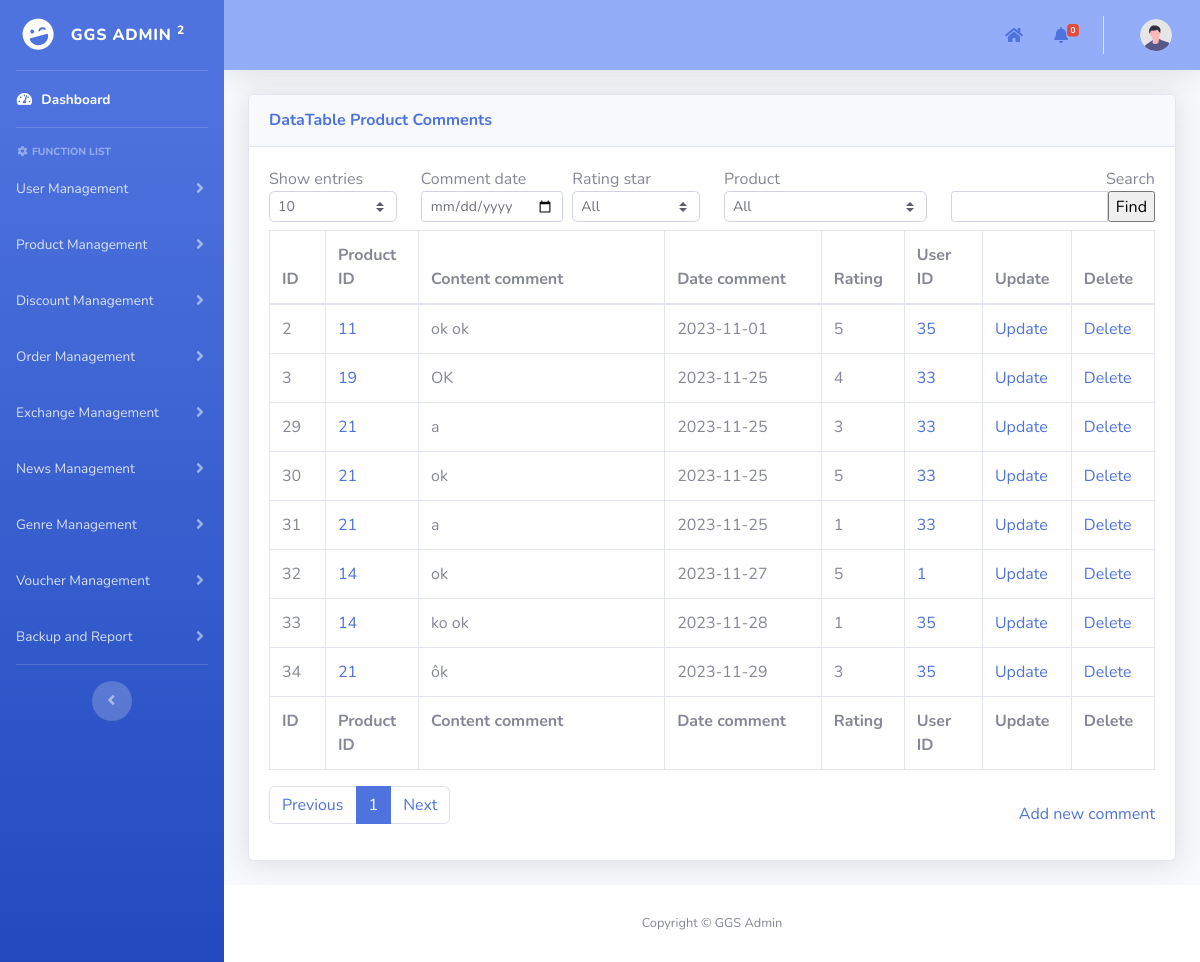
The page /admin/pages/productManagement/product_comments.php on the database as committed earlier.
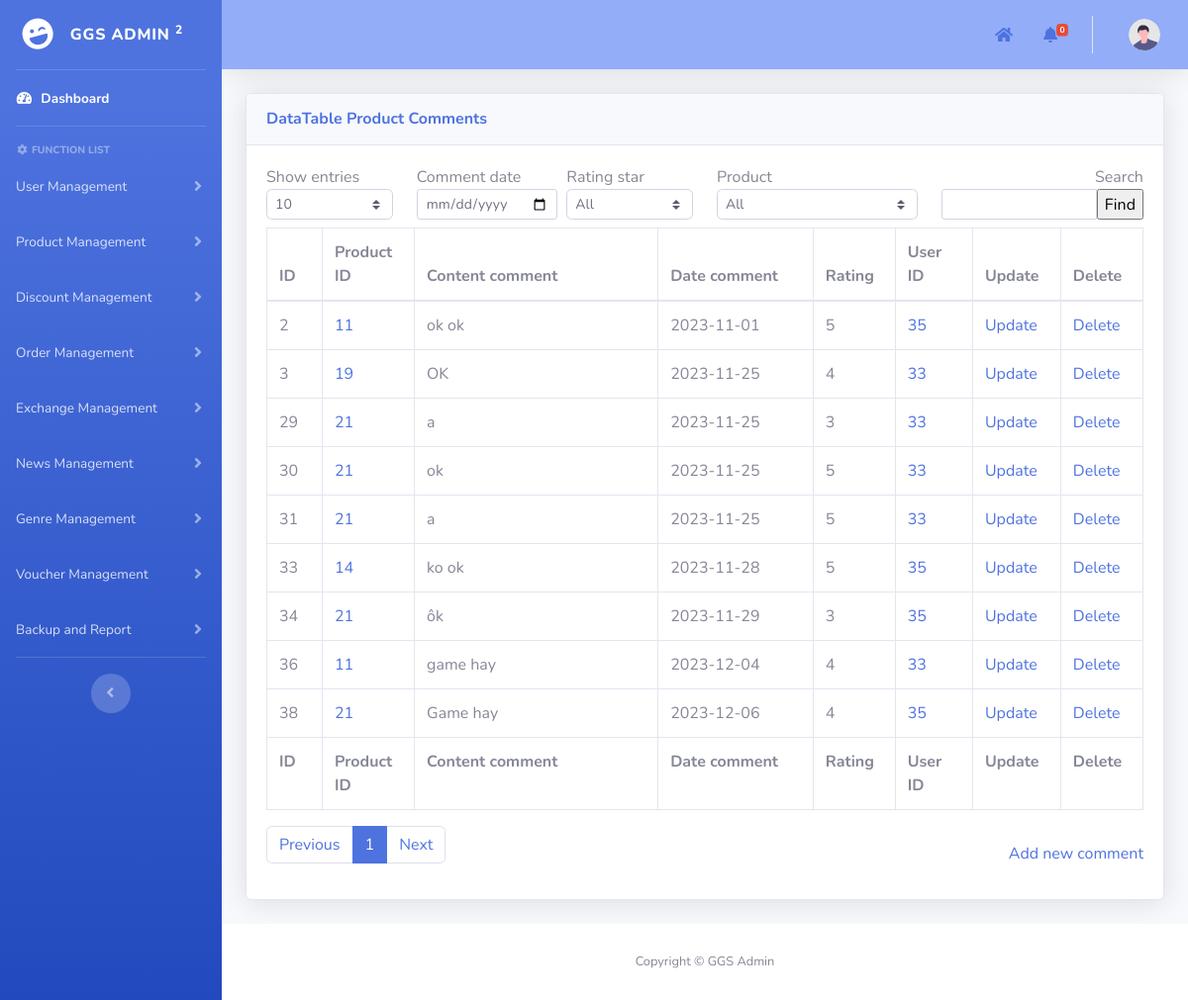
The same page on the database as committed later.
### tables this page shows
CREATE TABLE `product_comments` (
  `id` int(11) NOT NULL AUTO_INCREMENT,
  `comment` text NOT NULL,
  `comment_date` date NOT NULL,
  `rating` enum('1','2','3','4','5') DEFAULT NULL,
  `product_id` int(11) NOT NULL,
  `user_id` int(11) NOT NULL,
  PRIMARY KEY (`id`),
  KEY `fk_product` (`product_id`),
  KEY `fk_user` (`user_id`),
  CONSTRAINT `fk_product` FOREIGN KEY (`product_id`) REFERENCES `products` (`id`) ON DELETE CASCADE ON UPDATE CASCADE,
  CONSTRAINT `fk_user` FOREIGN KEY (`user_id`) REFERENCES `users` (`id`) ON DELETE CASCADE ON UPDATE CASCADE
);

### admin/pages/add_template.php (called while the page is built, shortened)
<?php
include("../template/template.php");
?>

### admin/pages/productManagement/product_comments.php (the view, shortened to what the changed rows need)
<?php
include("../add_template.php");
function main()
{
    include("../../../mod/database_connection.php");
    $search = isset($_POST["search"]) ? $_POST["search"] : "";
    $show_entries = isset($_POST["show_entries"]) ? $_POST["show_entries"] : 10;
    if (isset($_GET['page'])) {
        $page = $_GET['page'];
    } else {
        $page = 1;
    }
    if ($page == 1) {
        $begin = 0;
    } else {
        $begin = ($page * $show_entries) - $show_entries;
    }
    $query = "SELECT pc.*,p.product_name FROM product_comments pc, products p WHERE p.id = pc.product_id
     AND p.product_name LIKE ? ";
    $params = array("%" . $search . "%");
    $stmt = $conn->prepare($query);
    $stmt->bind_param(str_repeat("s", count($params)), ...$params);
    if (!$stmt->execute()) {
        die("Execute failed: " . $stmt->error);
    }
    $result = $stmt->get_result();
    $total_num_rows = $result->num_rows;
    $total_page = ceil($total_num_rows / $show_entries);
    $query .= "LIMIT ?, ?";
    $params[] = $begin;
    $params[] = $show_entries;
    $stmt = $conn->prepare($query);
    $stmt->bind_param(str_repeat("s", count($params)), ...$params);
    if (!$stmt->execute()) {
        die("Execute failed: " . $stmt->error);
    }
    $result = $stmt->get_result();
    ?>
    <div class="container-fluid">
        <form method="post" name="frmDataDiscount">
            <div class="card shadow mb-4">
                <div class="card-body">
                    <div class="table-responsive">
                        <div id="dataTable_wrapper" class="dataTables_wrapper dt-bootstrap4">
                            <div id="table_data_return">
                                <div class="row">
                                    <div class="col-sm-12">
                                        <table class="table table-bordered dataTable" id="dataTable" width="100%"
                                            cellspacing="0" role="grid" aria-describedby="dataTable_info"
                                            style="width: 100%;">
                                            <thead>
                                                <tr role="row">
                                                    <th class="sorting sorting_asc" tabindex="0" aria-controls="dataTable"
                                                        rowspan="1" colspan="1" aria-sort="ascending"
                                                        aria-label="ID: activate to sort column descending"
                                                        style="width: 50px;">
                                                        ID
                                                    </th>
                                                    <th class="sorting" tabindex="0" aria-controls="dataTable" rowspan="1"
                                                        colspan="1"
                                                        aria-label="Order date: activate to sort column ascending"
                                                        style="width: 70px;">
                                                        Product ID</th>
                                                    <th class="sorting" tabindex="0" aria-controls="dataTable" rowspan="1"
                                                        colspan="1" aria-label="Customer: activate to sort column ascending"
                                                        style="width: 220px;">
                                                        Content comment
                                                    </th>
                                                    <th class="sorting" tabindex="0" aria-controls="dataTable" rowspan="1"
                                                        colspan="1"
                                                        aria-label="Total amount: activate to sort column ascending"
                                                        style="width: 140px;">
                                                        Date comment
                                                    </th>
                                                    <th class="sorting" tabindex="0" aria-controls="dataTable" rowspan="1"
                                                        colspan="1" aria-label="Status: activate to sort column ascending"
                                                        style="width: 70px;">
                                                        Rating</th>
                                                    <th class="sorting" tabindex="0" aria-controls="dataTable" rowspan="1"
                                                        colspan="1" aria-label="Status: activate to sort column ascending"
                                                        style="width: 70px;">
                                                        User ID</th>
                                                    <th class="sorting" tabindex="0" aria-controls="dataTable" rowspan="1"
                                                        colspan="1" aria-label="Age: activate to sort column ascending"
                                                        style="width: 70px;">Update
                                                    </th>
                                                    <th class="sorting" tabindex="0" aria-controls="dataTable" rowspan="1"
                                                        colspan="1" aria-label="Age: activate to sort column ascending"
                                                        style="width: 70px;">Delete
                                                    </th>
                                                </tr>
                                            </thead>
                                            <tfoot>
                                                <tr>
                                                    <th rowspan="1" colspan="1">ID</th>
                                                    <th rowspan="1" colspan="1">Product ID</th>
                                                    <th rowspan="1" colspan="1">Content comment</th>
                                                    <th rowspan="1" colspan="1">Date comment</th>
                                                    <th rowspan="1" colspan="1">Rating</th>
                                                    <th rowspan="1" colspan="1">User ID</th>
                                                    <th rowspan="1" colspan="1">Update</th>
                                                    <th rowspan="1" colspan="1">Delete</th>
                                                </tr>
                                            </tfoot>
                                            <tbody>
                                                <?php
                                                if ($result->num_rows > 0) {
                                                    while ($row = $result->fetch_assoc()) { ?>
                                                        <tr>
                                                            <td>
                                                                <?php echo $row['id']; ?>
                                                            </td>
                                                            <td>
                                                                <a href="./products_management.php?id=<?= $row['product_id']; ?>">
                                                                    <?= $row['product_id']; ?>
                                                                </a>
                                                            </td>
                                                            <td>
                                                                <?php echo $row['comment']; ?>
                                                            </td>
                                                            <td>
                                                                <?php echo $row['comment_date']; ?>
                                                            </td>
                                                            <td>
                                                                <?php echo $row['rating']; ?>
                                                            </td>
                                                            <td>
                                                                <a href="../userMangement/users_management.php?id=<?= $row['user_id']; ?>">
                                                                    <?= $row['user_id']; ?>
                                                                </a>
                                                            </td>
                                                            <td><a href="update_product_comment.php?id=<?php echo $row['id']; ?>">Update</a>
                                                            </td>
                                                            <td><a
                                                                    href="javascript:deleteItem(<?php echo $row['id']; ?>)">Delete</a>
                                                            </td>
                                                        </tr>
                                                        <?php
                                                    }
                                                } else {
                                                    echo '<td style="border: none;">No results found.</td>';
                                                }
                                                ?>
                                            </tbody>
                                        </table>
                                    </div>
                                </div>
                                <div class="row">
                                    <div class="col-sm-12 col-md-6">
                                        <div class="dataTables_paginate paging_simple_numbers" id="dataTable_paginate">
                                            <ul class="pagination">
                                                <?php
                                                for ($i = 1; $i <= $total_page; $i++) { ?>
                                                    <li class="paginate_button page-item <?= ($i == $page) ? 'active' : '' ?>">
                                                        <a href="javascript:a('product_comments.php?page=<?= $i; ?>')"
                                                            aria-controls="dataTable" data-dt-idx="<?= $i; ?>" tabindex="0"
                                                            class="page-link">
                                                            <?= $i; ?>
                                                        </a>
                                                    </li>
                                                <?php }
                                                ?>
                                            </ul>
                                        </div>
                                    </div>
                                </div>
                            </div>
                        </div>
                    </div>
                </div>
            </div>
        </form>
    </div>
<?php }
?>

Rows that differ between the two databases and show on the page:
removed product_comments: id "32", product "14", comment "ok", comment_date "2023-11-27", rating "5", user "1"
changed product_comments id 31: rating "1" → "5"
changed product_comments "ko ok": rating "1" → "5"
added product_comments: id "36", product "11", comment "game hay", comment_date "2023-12-04", rating "4", user "33"
added product_comments: id "38", product "21", comment "Game hay", comment_date "2023-12-06", rating "4", user "35"
